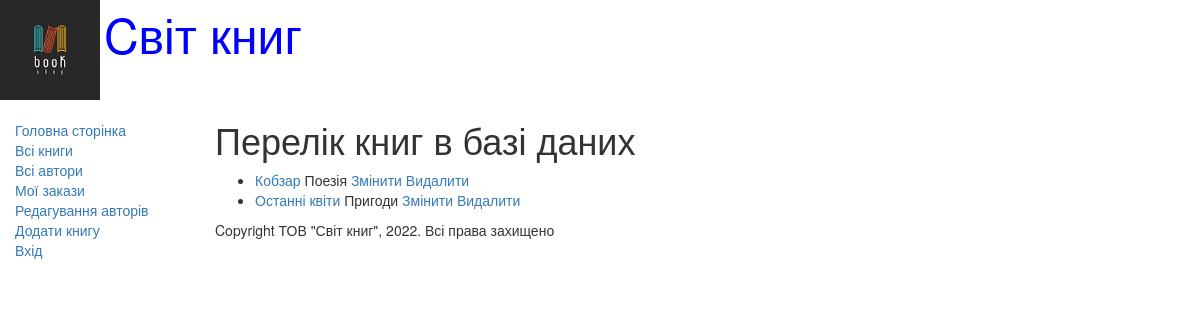
Before: /catalog/books/ with the older database file.
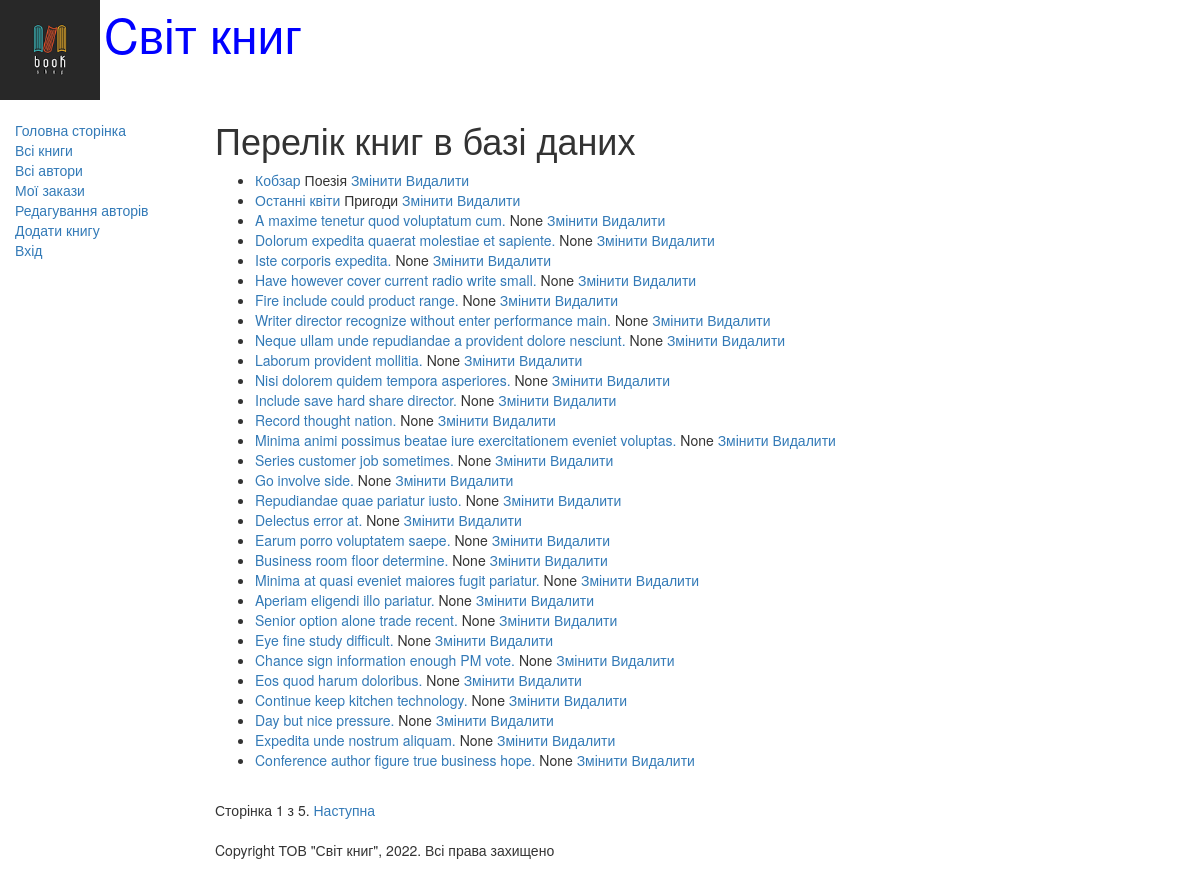
After: the same page with the newer database file.
### catalog/models.py (models this page shows, shortened)
class Book(models.Model):
    title = models.CharField(max_length=200, help_text="Вкажіть назву книги", verbose_name="Назва книги")
    genre = models.ForeignKey('Genre', on_delete=models.CASCADE, help_text="Оберіть жанр книги", verbose_name="Жанр книги", null=True)
    language = models.ForeignKey('Language', on_delete=models.CASCADE, help_text="Оберіть мову книги", verbose_name="Мова книги", null=True)
    author = models.ManyToManyField('Author', help_text="Оберіть автора книги", verbose_name="Автор книги")
    summery = models.TextField(max_length=1000, help_text="Вкажіть короткий опис книги", verbose_name="Анотація книги")
    isbn = models.CharField(max_length=13, help_text="Повинно бути 13 символів", verbose_name="ISBN книги")
    def display_author(self):
        return ', '.join([author.last_name for author in self.author.all()])
    display_author.short_description = "Автори"

class Genre(models.Model):
    name = models.CharField(max_length=200, help_text="Вкажіть жанр книги", verbose_name="Жанр книги")
    def __str__(self):
        return self.name

### catalog/views.py (the view)
class BookListView(generic.ListView):
    model = Book
    paginate_by = 30

### templates/catalog/book_list.html
{% extends "base_generic.html" %}
{% block content %}
    <h1>Перелік книг в базі даних</h1>
    {% if book_list %}
    <ul>
    {% for book in book_list %}
    <li>
            <a href="{% url 'books-detail' book.pk%}">
            {{ book.title }}</a>
            {{ book.genre }}
            <a href="{% url 'book_update' book.pk %}">Змінити</a>
            <a href="{% url 'book_delete' book.pk %}">Видалити</a>
    </li>
    {% endfor %}
    </ul>
    {% else %}
    <p>В базі відсутні книги</p>
    {% endif %}
{% endblock %}

Changed rows visible on the page:
added Book: title "A maxime tenetur quod voluptatum cum.", genre "None"
added Book: title "Dolorum expedita quaerat molestiae et sapiente.", genre "None"
added Book: title "Iste corporis expedita.", genre "None"
added Book: title "Have however cover current radio write small.", genre "None"
added Book: title "Fire include could product range.", genre "None"
added Book: title "Writer director recognize without enter performance main.", genre "None"
added Book: title "Neque ullam unde repudiandae a provident dolore nesciunt.", genre "None"
added Book: title "Laborum provident mollitia.", genre "None"
added Book: title "Nisi dolorem quidem tempora asperiores.", genre "None"
added Book: title "Include save hard share director.", genre "None"
added Book: title "Record thought nation.", genre "None"
added Book: title "Minima animi possimus beatae iure exercitationem eveniet voluptas.", genre "None"
added Book: title "Series customer job sometimes.", genre "None"
added Book: title "Go involve side.", genre "None"
added Book: title "Repudiandae quae pariatur iusto.", genre "None"
added Book: title "Delectus error at.", genre "None"
added Book: title "Earum porro voluptatem saepe.", genre "None"
added Book: title "Business room floor determine.", genre "None"
added Book: title "Minima at quasi eveniet maiores fugit pariatur.", genre "None"
added Book: title "Aperiam eligendi illo pariatur.", genre "None"
added Book: title "Senior option alone trade recent.", genre "None"
added Book: title "Eye fine study difficult.", genre "None"
added Book: title "Chance sign information enough PM vote.", genre "None"
added Book: title "Eos quod harum doloribus.", genre "None"
added Book: title "Continue keep kitchen technology.", genre "None"
added Book: title "Day but nice pressure.", genre "None"
added Book: title "Expedita unde nostrum aliquam.", genre "None"
added Book: title "Conference author figure true business hope.", genre "None"
Other visible differences:
{{ page_obj.number }}: (not shown) → "1"
{{ page_obj.paginator.num_pages }}: (not shown) → "5"
text now shown: "Сторінка з . Наступна"
